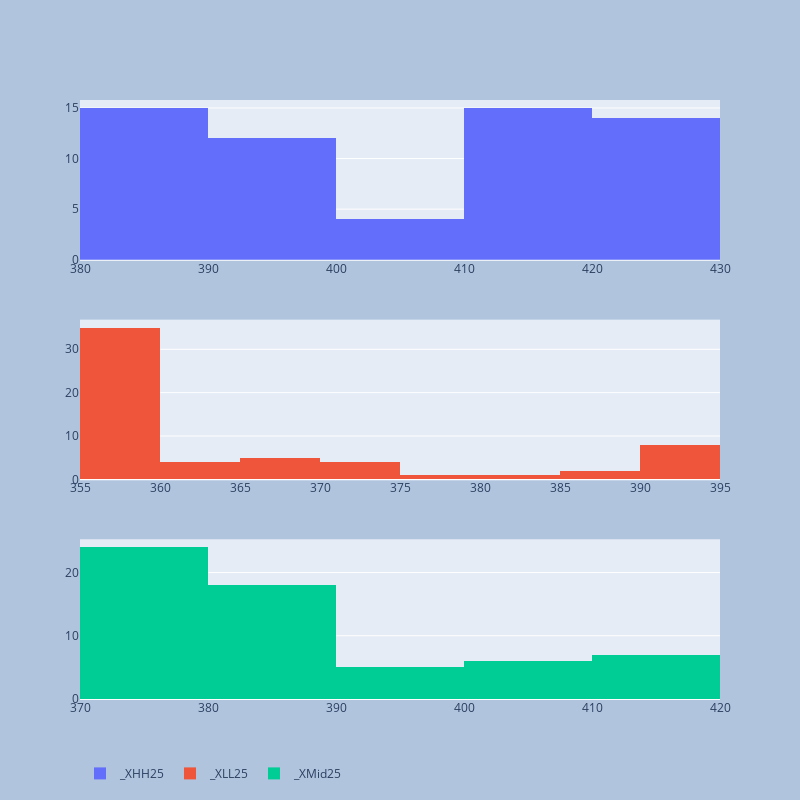

Notebook code for this chart:
### Code cell
colsToDist_1=[  x for  x  in list_cols if x.startswith('_X') ]
print(colsToDist_1)
fig=plot_mutiple_histrogram(df,colsToDist_1,len(colsToDist_1))
pio.write_image(fig, f"{report_path}\\{symbol}_PriceDist.png")
fig

### Figure 1 — Plotly figure (JSON) as saved in the notebook; plotly's stock layout.template omitted (floating-point values rounded to 4 significant figures)
{"data": [{"name": "_XHH25", "type": "histogram", "x": [429.7, 429.7, 429.7, 429.7, 429.7, 429.7, 429.7, 429.7, 429.7, 429.7, 429.7, 427.9, 427.9, 422.1, 419.5, 419.5, 419.5, 419.5, 411.0, 411.0, 411.0, 411.0, 411.0, 411.0, 411.0, 411.0, 411.0, 411.0, 411.0, 394.6, 394.6, 390.1, 388.6, 388.6, 384.1, 384.9, 384.9, 384.9, 389.0, 389.0, 389.0, 389.0, 389.0, 389.0, 389.0, 389.0, 389.0, 394.7, 398.5, 398.5, 398.5, 398.5, 398.5, 398.5, 398.5, 399.9, 402.4, 402.4, 402.4, 402.4], "xaxis": "x", "yaxis": "y"}, {"name": "_XLL25", "type": "histogram", "x": [390.8, 390.8, 390.8, 390.8, 390.8, 390.8, 390.8, 390.1, 385.6, 385.6, 384.1, 377.4, 374.2, 367.9, 364.3, 363.4, 363.4, 362.8, 357.2, 357.2, 357.2, 357.2, 357.2, 357.2, 357.2, 357.2, 356.6, 356.6, 356.6, 356.6, 356.6, 356.6, 356.6, 356.6, 356.6, 356.6, 356.6, 356.6, 356.6, 356.6, 356.6, 356.6, 356.6, 356.6, 356.6, 356.6, 356.6, 356.6, 356.6, 356.6, 356.6, 357.6, 357.6, 365.4, 365.4, 365.4, 365.4, 371.0, 371.0, 371.0], "xaxis": "x2", "yaxis": "y2"}, {"name": "_XMid25", "type": "histogram", "x": [410.2, 410.2, 410.2, 410.2, 410.2, 410.2, 410.2, 409.9, 407.6, 407.6, 406.9, 402.6, 401.1, 395.1, 391.9, 391.4, 391.4, 391.1, 384.1, 384.1, 384.1, 384.1, 384.1, 384.1, 384.1, 384.1, 383.8, 383.8, 383.8, 375.6, 375.6, 373.3, 372.6, 372.6, 370.3, 370.7, 370.7, 370.7, 372.8, 372.8, 372.8, 372.8, 372.8, 372.8, 372.8, 372.8, 372.8, 375.6, 377.5, 377.5, 377.5, 378.1, 378.1, 382.0, 382.0, 382.6, 383.9, 386.7, 386.7, 386.7], "xaxis": "x3", "yaxis": "y3"}], "layout": {"autosize": true, "height": 800, "legend": {"orientation": "h"}, "paper_bgcolor": "LightSteelBlue", "width": 800, "xaxis": {"anchor": "y", "autorange": true, "domain": [0, 1], "range": [380, 430], "type": "linear"}, "xaxis2": {"anchor": "y2", "autorange": true, "domain": [0, 1], "range": [355, 395], "type": "linear"}, "xaxis3": {"anchor": "y3", "autorange": true, "domain": [0, 1], "range": [370, 420], "type": "linear"}, "yaxis": {"anchor": "x", "autorange": true, "domain": [0.7333, 1], "range": [0, 15.79]}, "yaxis2": {"anchor": "x2", "autorange": true, "domain": [0.3667, 0.6333], "range": [0, 36.84]}, "yaxis3": {"anchor": "x3", "autorange": true, "domain": [0, 0.2667], "range": [0, 25.26]}}}
